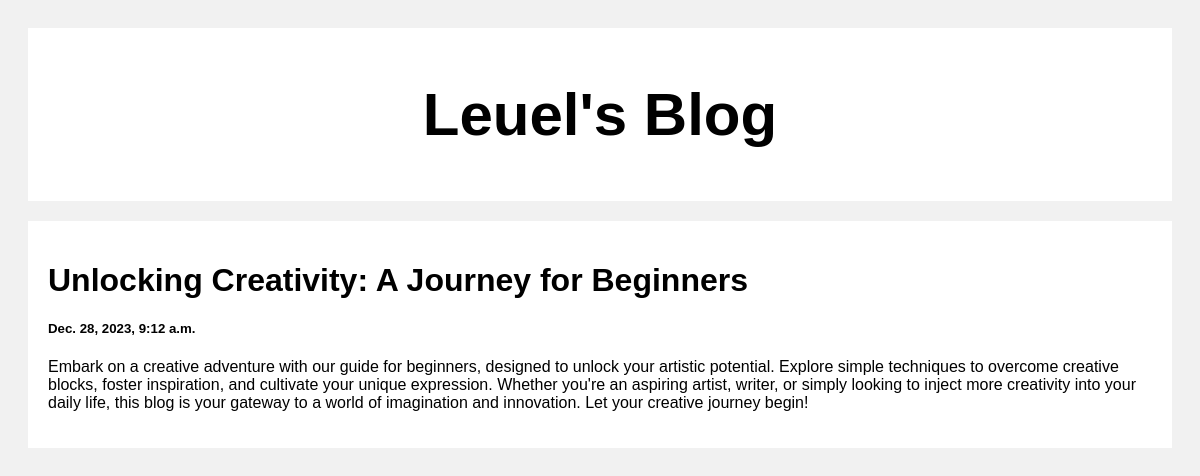
Screenshot of /post/2 with the database file from the repository.
### posts/models.py (models this page shows)
class Post (models.Model) :
    title = models.CharField(max_length = 100 )
    body = models.CharField(max_length = 1000000)
    created_at = models.DateTimeField (default = datetime.now, blank = True)

### posts/views.py (the view)
# urls.py: path('post/<str:pk>', views.post, name = 'post')
def post (request, pk):
    posts = Post.objects.get(id = pk)
    return render (request, 'posts.html', {'posts': posts})

### template/posts.html (shortened to what this page needs)
<!DOCTYPE html>
<html>
  <head>
  </head>
  <body>
    <div class="header">
      <h2>Leuel's Blog</h2>
    </div>
    <div class="row">
      <div class="leftcolumn">
        <div class="card">
            <h1>{{posts.title}}</h2>
            <h5>{{posts.created_at}}</h5>
            <p>{{posts.body}}</p>
        </div>
      </div>
    </div>
  </body>
</html>

### template/posts.html (style rules this page uses)
* { box-sizing: border-box; }
body { font-family: Arial; padding: 20px; background: #f1f1f1; }
.header { padding: 2px; font-size: 40px; text-align: center; background: white; }
.leftcolumn { float: left; width: 100%; }
.card { background-color: white; padding: 20px; margin-top: 20px; }
.row:after { content: ""; display: table; clear: both; }

### rows the page displays
Post: title "Unlocking Creativity: A Journey for Beginners", created_at "Dec. 28, 2023, 9:12 a.m.", body "Embark on a creative adventure with our guide for beginners, designed to unlock your artistic potential. Explore simple techniques to overcome creative blocks, foster inspiration, and cultivate your unique expression. Whether you're an aspiring artist, writer, or simply looking to inject more creativity into your daily life, this blog is your gateway to a world of imagination and innovation. Let your creative journey begin!"
